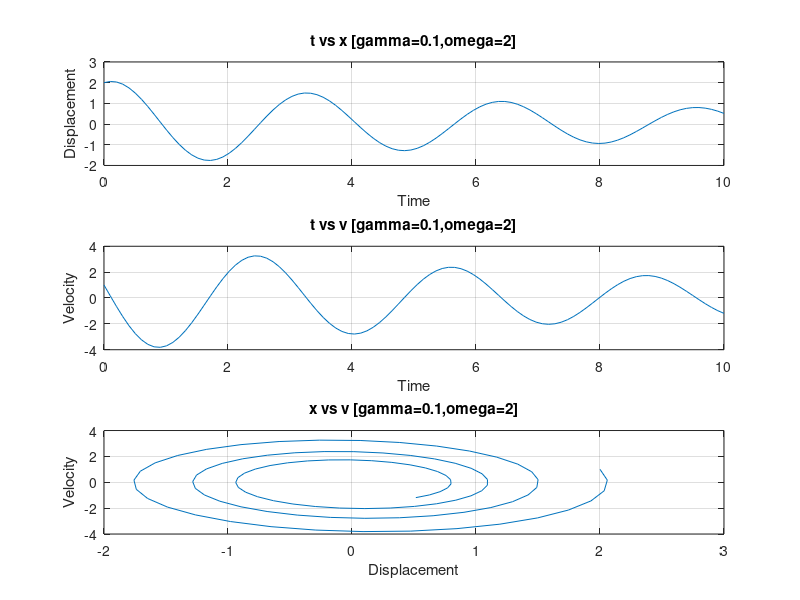
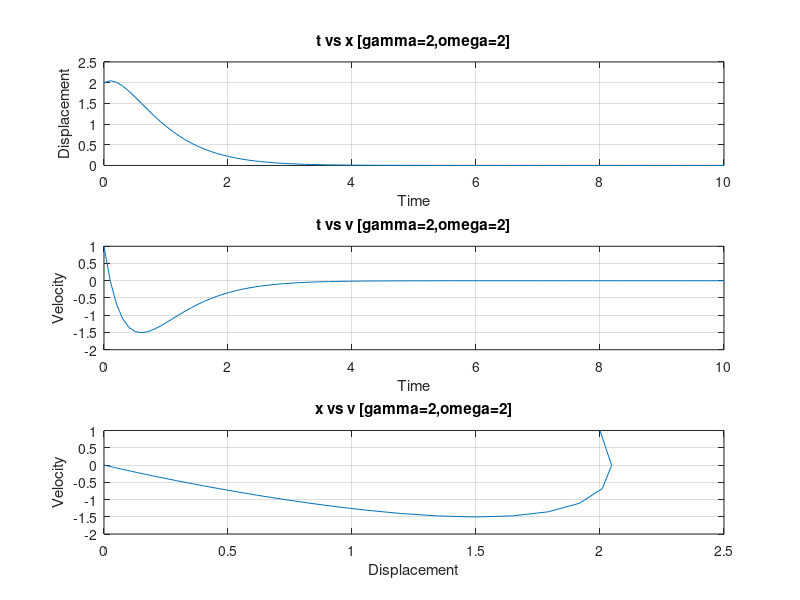
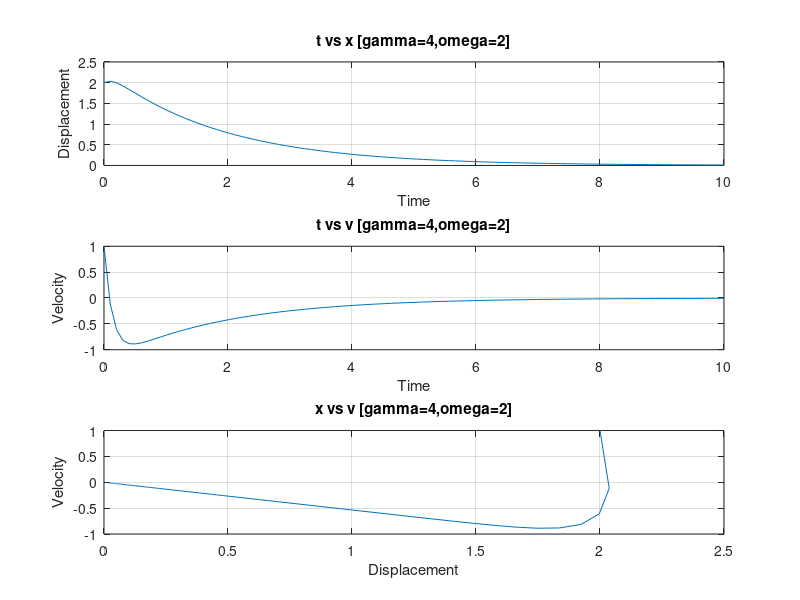

Reproduce these figures in MATLAB, in order.
clear all;

% define the t vector 0->5 (100 points)
t = linspace(0, 10, 100);

% this is the harmonic defined for the harmonic oscillator
function g_dot = harmonicFunc(t, g, omega, gma)
        g_dot(1) = g(2); % v
        g_dot(2) = - 2*gma*g(2) - (omega^2)*g(1); % dv/dt
endfunction

% g is a  vector of v and dv/dt; where v = dx/dy.
omega = 2; % constant
filename = "harmonic-oscillator-octave.pdf"
fopen(filename, 'w'); % drop the contents of the file.
for gma = [0.1, 2, 4]
        f = @(t, g)harmonicFunc(t, g, omega, gma); % defining a annon func.
        [_, x_v] = ode45(f, t, [2, 1]);
        figure('visible', 'off');

        subplot (3, 1, 1)
        plot(t, x_v(:, 1));
        title(strcat("t vs x [gamma=", num2str(gma), ",omega=", num2str(omega),"]"))
        grid();
        xlabel("Time"); ylabel("Displacement");

        subplot (3, 1, 2)
        plot(t, x_v(:, 2));
        title(strcat("t vs v [gamma=", num2str(gma), ",omega=", num2str(omega),"]"))
        grid();
        xlabel("Time"); ylabel("Velocity");

        subplot (3, 1, 3)
        plot(x_v(:, 1), x_v(:, 2));
        title(strcat("x vs v [gamma=", num2str(gma), ",omega=", num2str(omega),"]"))
        grid();
        xlabel("Displacement"); ylabel("Velocity");

        print (filename, '-append','-dpdf','-S595,842');
        close all;
        disp(strcat("Plotted For: [gamma=", num2str(gma), ",omega=", num2str(omega),"]"))
endfor
